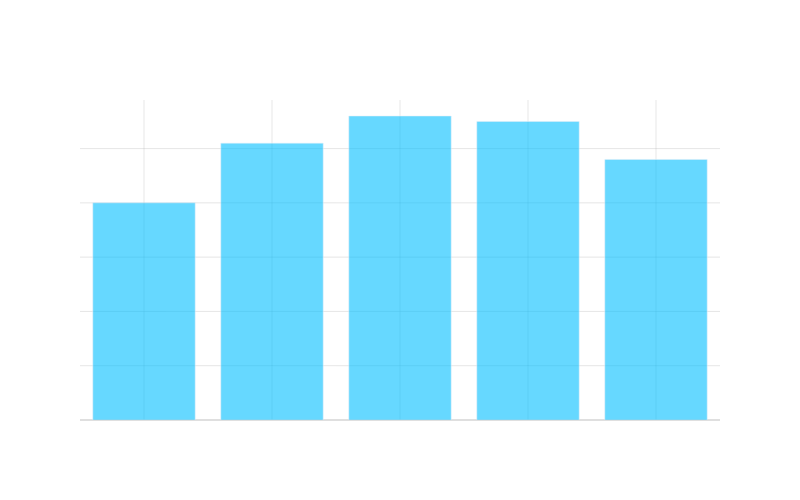

The notebook cell saved with this chart:
### Markdown cell above
#####  Why is Option Pricing Important?

Theoretical pricing tells us what we can expect out P/L to be relative to what actually happens in the market.

There are two ways to understand the impact in your option P/L

#####  Being a *Trader* and trading *a lot*, both have pros and cons

**️ Pros:** 
- More inline with what the market expects as you aren't making assumptions
- Experience and P/L impact is a strong motivator for intuition

** Cons:**
- Lack of experience can lead to questions like *why did my option contract lose or increase in value?*
- Acquiring this experience can be quite costly if you constantly don't know what you're doing 

#####  Understanding *theoretical* option pricing

**️ Pros:** 
- General understanding of where P/L comes from and increases/decreases in position value
- Understanding of the different exposures non-linearly, for example, when volatility crush can't save you from delta exposure

** Cons:**
- Lack of experience can lead to questions like *why didn't my option's value change how the greeks implied it?*
- Assumptions create a model but explicitly and only relying on model greeks isn't what professional traders do, they have to be modified its a model


**Remark:** Change in option price by different exposures are linearly approximated by greeks, as different exposures move their relative impact in your option price changes in a *non-linear* way, your greek is going to change and changing rates!

### Code cell
# Fixed parameters
S = 100  # Initial stock price
K = 100  # Strike price
T = 30/365  # Time to expiry (30 days)
r = 0.05  # Risk-free rate

# Different implied volatilities and corresponding spot prices
implied_vols = [0.2, 0.3, 0.4, 0.5, 0.6]  # 20% to 60% volatility
spot_prices = [S - (i * 15) for i in range(len(implied_vols))]  # Decrease spot by 10 each time

# Calculate straddle prices (call + put) for each volatility and spot price
straddle_prices = []
for vol, spot in zip(implied_vols, spot_prices):
    call = spot * 0.1 * vol  # Simplified pricing for demonstration
    put = spot * 0.1 * vol   # Simplified pricing for demonstration
    straddle_prices.append(call + put)

# Create bar chart
fig = go.Figure()

fig.add_trace(
    go.Bar(
        x=[f"{vol*100}% Vol (S={spot})" for vol, spot in zip(implied_vols, spot_prices)],
        y=straddle_prices,
        marker_color='rgba(0, 191, 255, 0.6)',
        name='Straddle Price'
    )
)

# Update layout
fig.update_layout(
    title='Straddle Option Prices at Different Implied Volatilities and Spot Prices',
    xaxis_title='Implied Volatility (Spot Price)',
    yaxis_title='Straddle Price ($)',
    width=800,
    height=500,
    plot_bgcolor='rgba(0,0,0,0)',
    paper_bgcolor='rgba(0,0,0,0)',
    font=dict(color='white'),
    showlegend=False
)

# Update axes
fig.update_xaxes(
    showgrid=True,
    gridwidth=1,
    gridcolor='rgba(128,128,128,0.2)',
    zeroline=True,
    zerolinewidth=1,
    zerolinecolor='rgba(128,128,128,0.5)'
)
fig.update_yaxes(
    showgrid=True,
    gridwidth=1,
    gridcolor='rgba(128,128,128,0.2)',
    zeroline=True,
    zerolinewidth=1,
    zerolinecolor='rgba(128,128,128,0.5)'
)

fig.show()

### Figure 1 — Plotly figure (JSON) as saved in the notebook; plotly's stock layout.template omitted (floating-point values rounded to 4 significant figures)
{"data": [{"marker": {"color": "rgba(0, 191, 255, 0.6)"}, "name": "Straddle Price", "type": "bar", "x": ["20.0% Vol (S=100)", "30.0% Vol (S=85)", "40.0% Vol (S=70)", "50.0% Vol (S=55)", "60.0% Vol (S=40)"], "y": [4, 5.1, 5.6, 5.5, 4.8]}], "layout": {"font": {"color": "white"}, "height": 500, "paper_bgcolor": "rgba(0,0,0,0)", "plot_bgcolor": "rgba(0,0,0,0)", "showlegend": false, "title": {"text": "Straddle Option Prices at Different Implied Volatilities and Spot Prices"}, "width": 800, "xaxis": {"gridcolor": "rgba(128,128,128,0.2)", "gridwidth": 1, "showgrid": true, "title": {"text": "Implied Volatility (Spot Price)"}, "zeroline": true, "zerolinecolor": "rgba(128,128,128,0.5)", "zerolinewidth": 1}, "yaxis": {"gridcolor": "rgba(128,128,128,0.2)", "gridwidth": 1, "showgrid": true, "title": {"text": "Straddle Price ($)"}, "zeroline": true, "zerolinecolor": "rgba(128,128,128,0.5)", "zerolinewidth": 1}}}
